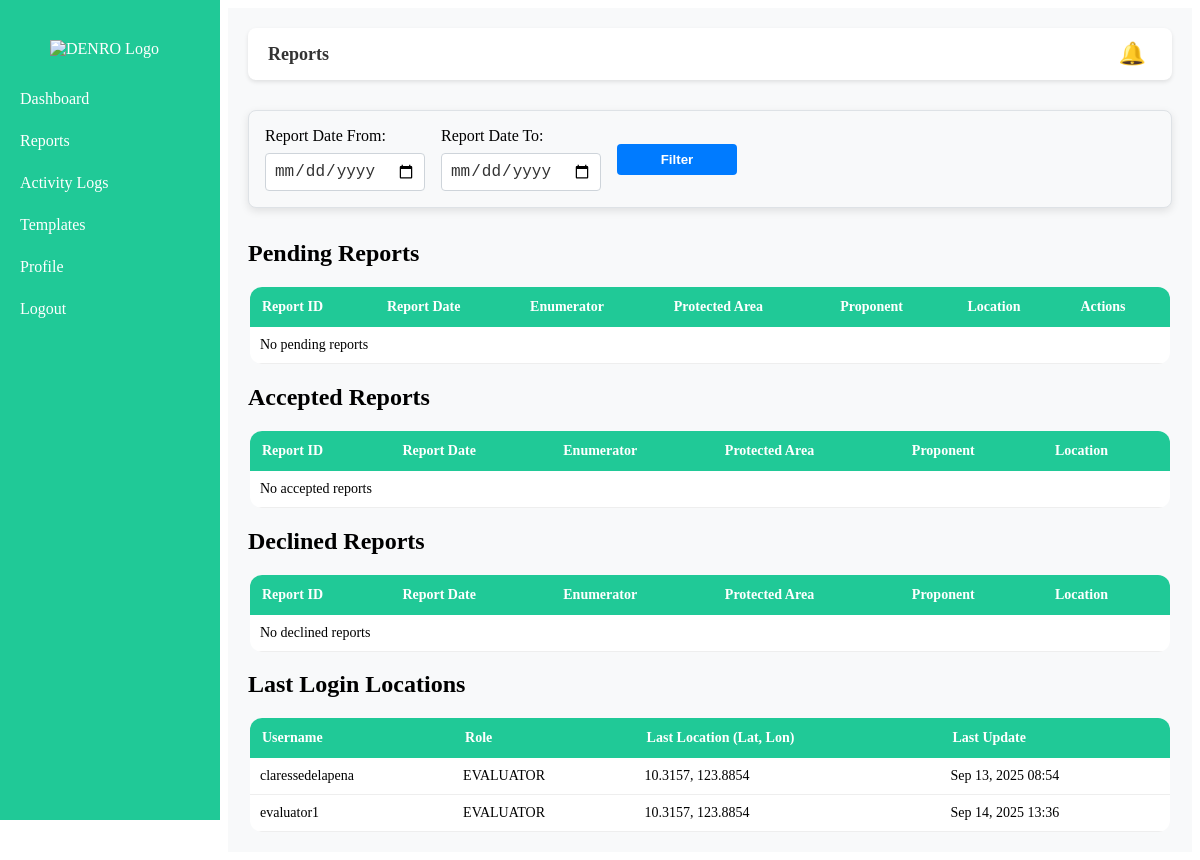
/cenro/reports/ (signed in), run on an earlier commit of the app's database.
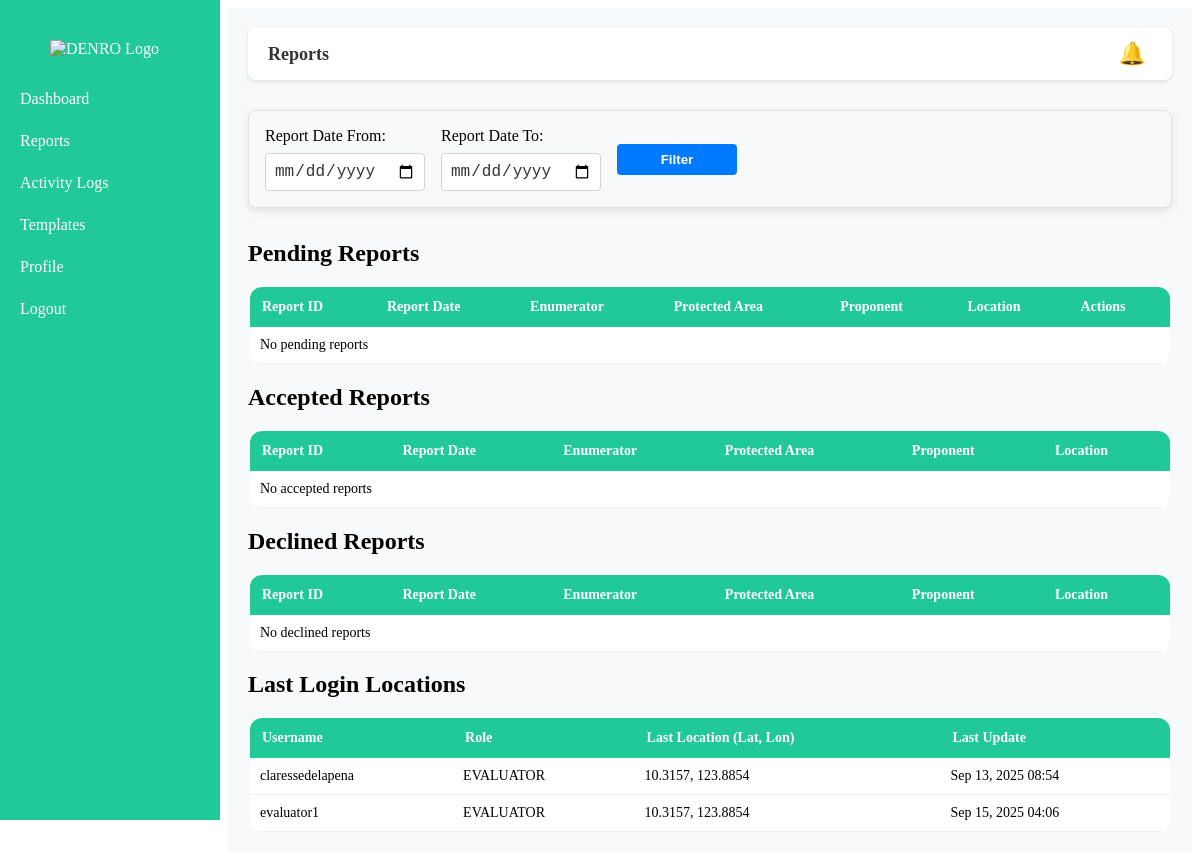
And on a later commit of the database.
### DENRO/models.py (models this page shows, shortened)
class User(AbstractUser):
    class RoleChoices(models.TextChoices):
        SUPER_ADMIN = "SUPER_ADMIN", "Super Admin"
        ADMIN = "ADMIN", "Admin"
        PENRO = "PENRO", "PENRO"
        CENRO = "CENRO", "CENRO"
        EVALUATOR = "EVALUATOR", "Evaluator"
    email = models.EmailField()
    role = models.CharField(
        max_length=20, choices=RoleChoices.choices, default=RoleChoices.ADMIN
    )
    is_approved = models.BooleanField(default=False)
    is_rejected = models.BooleanField(default=False)
    is_deactivated = models.BooleanField(default=False)
    gender = models.CharField(max_length=10, choices=[('Male', 'Male'), ('Female', 'Female')], blank=True, null=True)
    phone_number = models.CharField(max_length=20, blank=True, null=True)
    region = models.CharField(max_length=100, blank=True, null=True)
    profile_pic = models.CharField(max_length=255, blank=True, null=True)
    id_number = models.CharField(max_length=50, blank=True, null=True, unique=True)

class ActivityLog(models.Model):
    user        = models.ForeignKey(
        settings.AUTH_USER_MODEL,              # ✅ use the string via settings
        on_delete=models.SET_NULL,
        null=True, blank=True,
        related_name="activity_logs",
    )
    action      = models.CharField(max_length=16, choices=ActivityAction.choices)
    details     = models.TextField(blank=True, null=True)
    ip_address  = models.GenericIPAddressField(blank=True, null=True)
    created_at  = models.DateTimeField(auto_now_add=True)
    class Meta:
        ordering = ["-created_at"]
        indexes = [
            models.Index(fields=["-created_at"]),
            models.Index(fields=["action"]),
            models.Index(fields=["user"]),
        ]

### DENRO/views.py (the view, shortened to what this page needs)
# urls.py: path("cenro/reports/", views.cenro_reports, name="CENRO_reports"),
@login_required
def cenro_reports(request):
    pending_reports = EnumeratorsReport.objects.filter(status="PENDING").select_related(
        "enumerator", "pa", "profile"
    )
    accepted_reports = EnumeratorsReport.objects.filter(status="ACCEPTED").select_related(
        "enumerator", "pa", "profile"
    )
    declined_reports = EnumeratorsReport.objects.filter(status="DECLINED").select_related(
        "enumerator", "pa", "profile"
    )
    dfrom = request.GET.get("from")
    dto = request.GET.get("to")
    if dfrom:
        pending_reports = pending_reports.filter(report_date__gte=dfrom)
        accepted_reports = accepted_reports.filter(report_date__gte=dfrom)
        declined_reports = declined_reports.filter(report_date__gte=dfrom)
    if dto:
        pending_reports = pending_reports.filter(report_date__lte=dto)
        accepted_reports = accepted_reports.filter(report_date__lte=dto)
        declined_reports = declined_reports.filter(report_date__lte=dto)
    cenro_users = User.objects.filter(role='CENRO', is_approved=True, is_deactivated=False)
    cenro_locations = []
    for user in cenro_users:
        last_location_log = ActivityLog.objects.filter(
            user=user, action='LOCATION_UPDATE'
        ).order_by('-created_at').first()
        if last_location_log and last_location_log.details:
            try:
                parts = last_location_log.details.split(': ')
                if len(parts) == 2:
                    coords = parts[1].split(', ')
                    if len(coords) == 2:
                        lat = float(coords[0])
                        lon = float(coords[1])
                        cenro_locations.append({
                            'id': user.id,
                            'username': user.username,
                            'role': user.role,
                            'lat': lat,
                            'lon': lon,
                            'last_update': last_location_log.created_at,
                        })
            except ValueError:
                pass
    cenro_evaluator_users = User.objects.filter(role__in=['CENRO', 'EVALUATOR'], is_approved=True, is_deactivated=False).exclude(id=request.user.id)
    user_locations = []
    for user in cenro_evaluator_users:
        last_location_log = ActivityLog.objects.filter(
            user=user, action='LOCATION_UPDATE'
        ).order_by('-created_at').first()
        if last_location_log and last_location_log.details:
            try:
                parts = last_location_log.details.split(': ')
                if len(parts) == 2:
                    coords = parts[1].split(', ')
                    if len(coords) == 2:
                        lat = float(coords[0])
                        lon = float(coords[1])
                        user_locations.append({
                            'id': user.id,
                            'username': user.username,
                            'role': user.role,
                            'lat': lat,
                            'lon': lon,
                            'last_update': last_location_log.created_at,
                        })
            except ValueError:
                pass
    notifications, unread_count = get_unread_notifications(request)
    return render(
        request,
        "CENRO/CENRO_reports.html",
        {
            "pending_reports": pending_reports,
            "accepted_reports": accepted_reports,
            "declined_reports": declined_reports,
            "user_locations": user_locations,
            "notifications": notifications,
            "unread_count": unread_count,
        },
    )

### DENRO/context_processors.py (called while the page is built)
def _normalize_role(raw: Any) -> str:
    if raw is None:
        return ""
    text = str(raw).upper()
    return re.sub(r"[^A-Z]", "", text)

### DENRO/views.py (called while the page is built)
def get_unread_notifications(request):
    notifications = Notification.objects.filter(user=request.user, is_read=False).order_by("-created_at")
    return notifications, notifications.count()

### DENRO/templates/CENRO/CENRO_reports.html (shortened to what the changed rows need)
{% load static %}
<!DOCTYPE html>
<html lang="en">
<head>
    <link rel="stylesheet" href="{% static 'styles/dashboard.css' %}">
    <link rel="stylesheet" href="{% static 'styles/sidebar.css' %}">
</head>
<body>
    <div class="content">
        <div class="top-bar">
            <h2>Reports</h2>
        </div>
        <h2>Pending Reports</h2>
        <div class="table-wrap">
            <table>
                <thead>
                    <tr>
                        <th>Report ID</th>
                        <th>Report Date</th>
                        <th>Enumerator</th>
                        <th>Protected Area</th>
                        <th>Proponent</th>
                        <th>Location</th>
                        <th>Actions</th>
                    </tr>
                </thead>
            </table>
        </div>
        <h2>Accepted Reports</h2>
        <div class="table-wrap">
            <table>
                <thead>
                    <tr>
                        <th>Report ID</th>
                        <th>Report Date</th>
                        <th>Enumerator</th>
                        <th>Protected Area</th>
                        <th>Proponent</th>
                        <th>Location</th>
                    </tr>
                </thead>
            </table>
        </div>
        <h2>Declined Reports</h2>
        <div class="table-wrap">
            <table>
                <thead>
                    <tr>
                        <th>Report ID</th>
                        <th>Report Date</th>
                        <th>Enumerator</th>
                        <th>Protected Area</th>
                        <th>Proponent</th>
                        <th>Location</th>
                    </tr>
                </thead>
            </table>
        </div>
        <h2>Last Login Locations</h2>
        <div class="table-wrap">
            <table>
                <thead>
                    <tr>
                        <th>Username</th>
                        <th>Role</th>
                        <th>Last Location (Lat, Lon)</th>
                        <th>Last Update</th>
                    </tr>
                </thead>
                <tbody>
                    {% for location in user_locations %}
                    <tr>
                        <td>{{ location.username }}</td>
                        <td>{{ location.role }}</td>
                        <td>{{ location.lat }}, {{ location.lon }}</td>
                        <td>{{ location.last_update|date:"M d, Y H:i" }}</td>
                    </tr>
                    {% empty %}
                    <tr><td colspan="4">No location data available</td></tr>
                    {% endfor %}
                </tbody>
            </table>
        </div>
    </div>
</body>
</html>

What changed in the data, as far as the page shows it:
no longer on this page (row unchanged): ActivityLog: last_update "Sep 14, 2025 13:36"
added ActivityLog: last_update "Sep 15, 2025 04:06"
Also different on the page:
new list line: "evaluator1 EVALUATOR"
new list line: "10.3157 , 123.8854"
list line gone: "evaluator1 EVALUATOR"
list line gone: "10.3157 , 123.8854"
